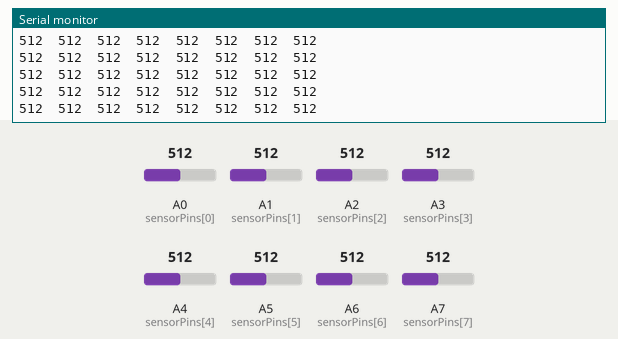
A sketch run on a simulated Arduino Nano, built with avr-gcc and run on an emulated ATmega328P. Parts: the last lines printed to the serial monitor. Inputs (shaded band) come from the test bench; at power-on: A0 (sensorPins[0]) = 512, A1 (sensorPins[1]) = 512, A2 (sensorPins[2]) = 512, A3 (sensorPins[3]) = 512, A4 (sensorPins[4]) = 512, A5 (sensorPins[5]) = 512, A6 (sensorPins[6]) = 512, A7 (sensorPins[7]) = 512.

Above: at 2.2 s.
2.3 s: A0 (sensorPins[0]) set to 109
At 2.34 s:
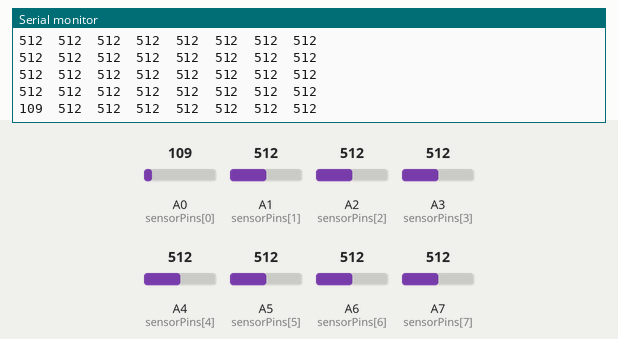
5.3 s: A0 (sensorPins[0]) set to 94
At 5.3 s:
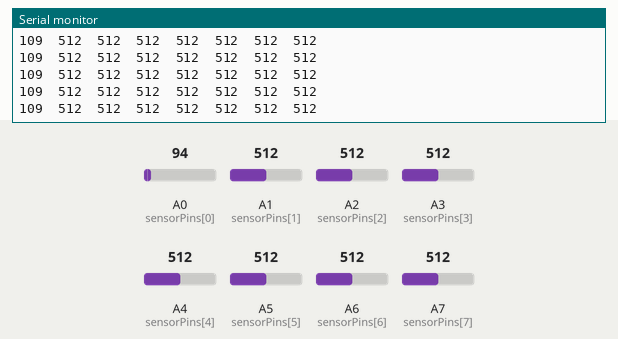
6.8 s: A1 (sensorPins[1]) set to 104
At 6.84 s:
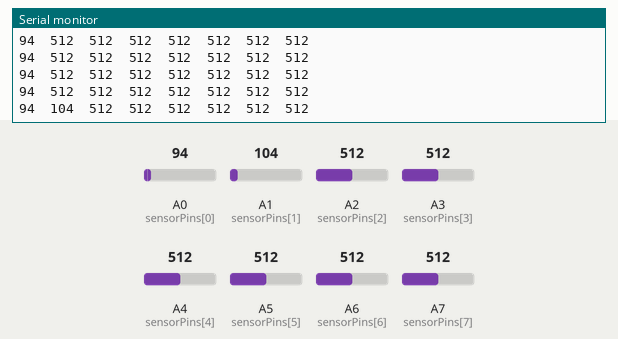
8.3 s: A1 (sensorPins[1]) set to 94
At 8.37 s:
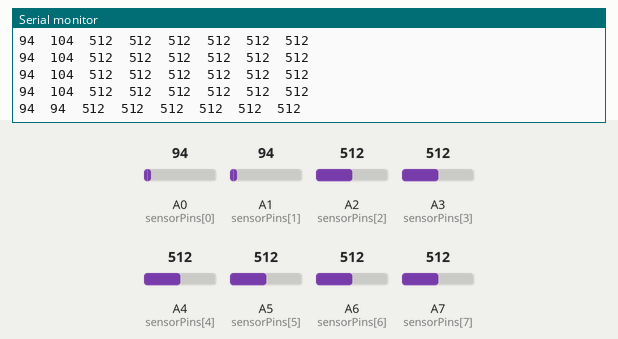
Timing chart, 0 to 11.3 s (numbered marks = the images above; inputs shaded):
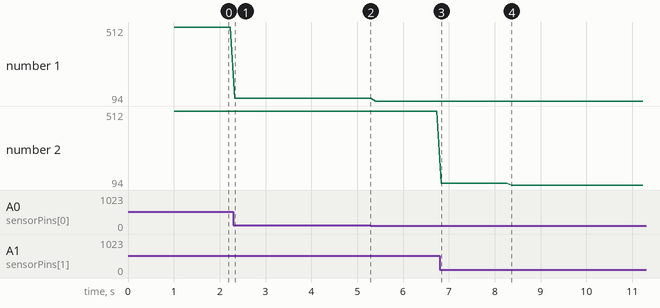

The sketch:

Sensoren_Uitlezen.ino
```cpp
/*
  Arduino Nano ESP32 + Pololu QTR-8A
  Alle 8 analoge sensoren uitlezen
*/
const int sensorPins[8] = {
  A0, A1, A2, A3, A4, A5, A6, A7
};

int sensorWaarden[8];

void setup() {
  Serial.begin(115200);
  delay(1000);

  Serial.println("Pololu QTR-8A sensoruitlezing");
  Serial.println("S1   S2   S3   S4   S5   S6   S7   S8");
}

void loop() {
  // Lees alle 8 sensoren uit
  for (int i = 0; i < 8; i++) {
    sensorWaarden[i] = analogRead(sensorPins[i]);
  }

  // Toon de waarden in de Seriele Monitor
  for (int i = 0; i < 8; i++) {
    Serial.print(sensorWaarden[i]);
    Serial.print("\t");
  }

  Serial.println();

  delay(100);
}
```

Measured:
- after the input at 2.3 s, the serial monitor: prints a new line at once (image 1)
- after the input at 6.8 s, the serial monitor: prints a new line at once (image 3)
- after the input at 8.3 s, the serial monitor: prints a new line after 0.07 s (image 4)
- plotted number 1: 512 → 109 after the input at 2.3 s, 109 → 94 after the input at 5.3 s
- plotted number 2: 512 → 104 after the input at 6.8 s
